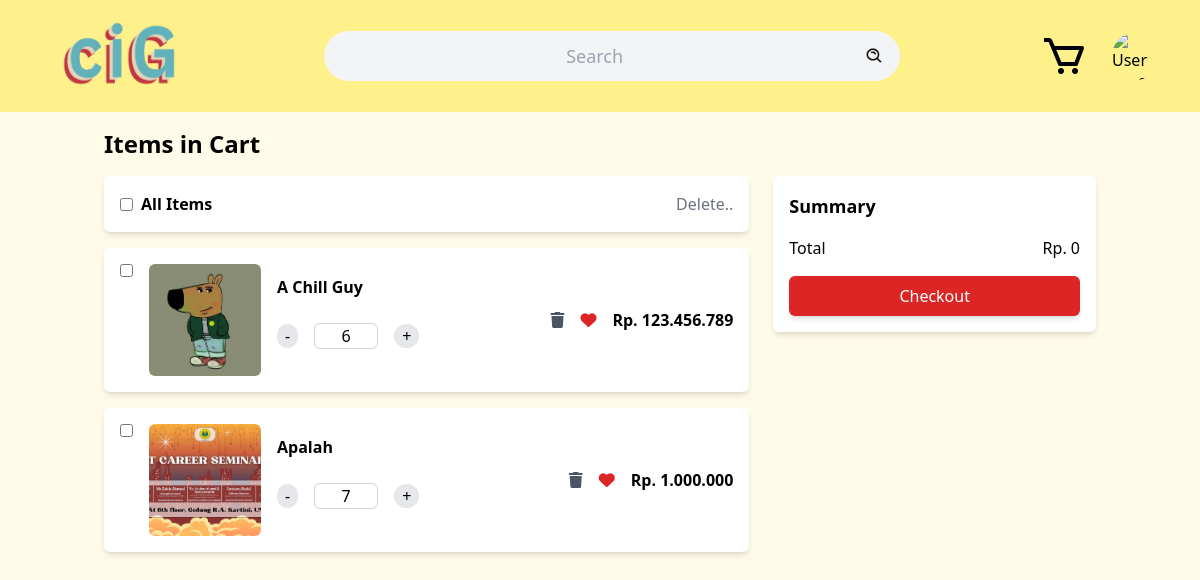
Before: /cart.php (signed in) with the older database file.
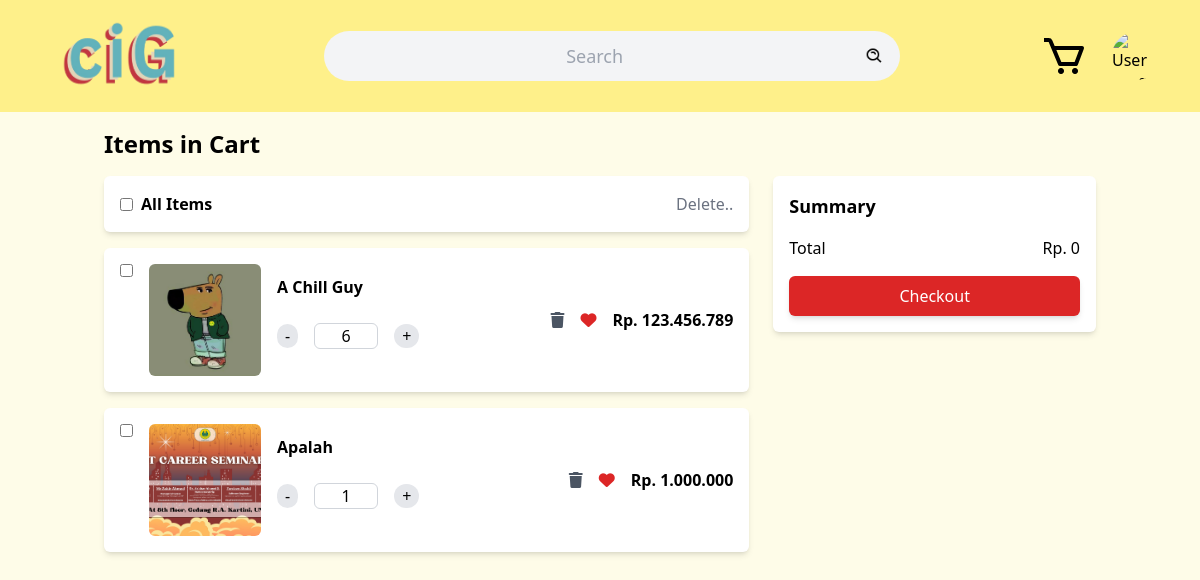
After: the same page with the newer database file.
### tables this page shows
CREATE TABLE IF NOT EXISTS `cart` (
  `ID_cart` int NOT NULL AUTO_INCREMENT,
  `ID_user` int DEFAULT NULL,
  `ID_produk` int DEFAULT NULL,
  `qty` int DEFAULT NULL,
  `total_harga` int DEFAULT NULL,
  `checkorno` enum('checked','unchecked','','') NOT NULL DEFAULT 'unchecked',
  PRIMARY KEY (`ID_cart`),
  KEY `user_cart` (`ID_user`),
  KEY `produk_cart` (`ID_produk`)
);

CREATE TABLE IF NOT EXISTS `produk` (
  `ID_produk` int NOT NULL AUTO_INCREMENT,
  `ID_kategori` int DEFAULT NULL,
  `nama` varchar(500) DEFAULT NULL,
  `deskripsi` varchar(500) DEFAULT NULL,
  `harga` int DEFAULT NULL,
  `foto` varchar(500) NOT NULL,
  `stok` int DEFAULT NULL,
  `terjual` int DEFAULT NULL,
  `waktuditambahkan` date NOT NULL,
  `statusproduk` enum('available','unavailable') NOT NULL DEFAULT 'available',
  `ID_discount` int DEFAULT NULL,
  PRIMARY KEY (`ID_produk`),
  KEY `nama` (`nama`),
  KEY `ID_kategori` (`ID_kategori`),
  KEY `ID_discount` (`ID_discount`)
);

### public/cart.php (the view, shortened to what this page needs)
<?php
require './sess.php';
$iduser = $_SESSION['id'];
$query = "SELECT * FROM cart NATURAL JOIN produk WHERE ID_user = ? AND checkorno = 'unchecked'";
$stmt = $conn->prepare($query);
$stmt->bind_param('i', $iduser);
$stmt->execute();
?>
<!DOCTYPE html>
<html lang="en">
<head>
  <link rel="stylesheet" href="./css/style5.css">
  <link href="https://cdnjs.cloudflare.com/ajax/libs/font-awesome/6.0.0/css/all.min.css" rel="stylesheet">
</head>
<body class="bg-yellow-50 font-sans">
  <div class="bg-yellow-200 sticky top-0 flex justify-between items-center p-4">
    <a href="dashboard.php">
      <img src="./photo/ciG.png" alt="ciGCentral" class="w-32 h-20 ml-10">
    </a>
    <div class="relative flex items-center w-3/4 max-w-xl p-2 mx-auto bg-gray-100 rounded-full">
      <form action="" class="flex items-center w-full">
        <input type="text" name="search" value="<?php if (isset($_GET['search'])) {
          echo $_GET['search'];
        } ?>" placeholder="Search" class="w-full text-lg text-center bg-transparent outline-none">
        <button type="submit" class="p-2"><img src="./photo/search.png" width="20" height="20" alt="Search"></button>
      </form>
    </div>
    <div class="flex items-center space-x-6 mr-6">
      <a href="cart.php">
        <img src="./photo/cart.png" class="w-12 cursor-pointer">
      </a>
      <div class="relative">
        <img src="./photo/<?php echo $_SESSION['fotouser']; ?>" class="w-12 h-12 rounded-full cursor-pointer"
          alt="User profile" id="profileIcon">
      </div>
    </div>
  </div>
  <main class="max-w-5xl mx-auto p-4">
    <h1 class="text-2xl font-bold mb-4">Items in Cart</h1>
    <section class="flex gap-6">
      <div class="w-2/3">
        <div class="bg-white shadow-md rounded-md p-4 mb-4">
          <div class="flex items-center justify-between">
            <label class="flex items-center">
              <input type="checkbox" id="selectAll" class="mr-2">
              <span class="font-semibold">All Items</span>
            </label>
            <button id="deleteSelected" class="text-gray-500">Delete..</button>
          </div>
        </div>
        <?php
        $result = $stmt->get_result();
        $items = $result->fetch_all(MYSQLI_ASSOC);
        foreach ($items as $product => $value) {
          $sr = $product + 1;
          $idprod = $value['ID_produk'];
          $idcart = $value['ID_cart'];
          $stmtwl = $conn->prepare("SELECT * FROM wishlist WHERE ID_user = ? AND ID_produk = ?");
          $stmtwl->bind_param("ii", $iduser, $idprod);
          $stmtwl->execute();
          $resultwl = $stmtwl->get_result();
          $inwl = $resultwl->num_rows > 0;
          echo "
          <div class='bg-white shadow-md rounded-md p-4 flex items-center gap-4 mb-4'>
            <input type='checkbox' class='itemCheckbox self-start' value='$idcart'>
            <input type='hidden' class='idprod' value='$idprod'>
            <input type='hidden' id='iduser' value='$iduser'>
            <img src='./products/$value[foto]' alt='Jacket' class='w-28 h-28 rounded-md object-cover'>
            <div class='flex-1'>
              <h2 class='font-semibold'> $value[nama]</h2>
              <div class='flex items-center mt-2 gap-4 py-4'>
                <button class='bg-gray-200 rounded-full px-2 quantity-button decrease onclick='updateSubtotal();' data-action='decrease''>-</button>
                <input type='number' value='$value[qty]' min=1 max=$value[stok] class='quantity w-16 text-center border border-gray-300 rounded-md no-arrows' oninput='inputQuantity()' >
                <button class='bg-gray-200 rounded-full px-2 quantity-button increase onclick='updateSubtotal();' data-action='increase''>+</button>
              </div>
            </div>
            <div class='text-right flex items-center gap-4'>
              <button id='trashButton$sr' data-product-id='$value[ID_produk]' onclick='deleteCart($value[ID_cart])'>
                <i id='trashIcon$sr' class='fas fa-trash text-gray-600'></i>
              </button>
              <button id='loveButton$sr' data-product-id='$value[ID_produk]' onclick='toggleHeart($value[ID_produk])'>
  <i id='heartIcon$sr' class='" . ($inwl ? 'fas' : 'far') . " fa-heart text-red-600  '></i>
</button>
              <p class='font-semibold price'>Rp. " . number_format($value['harga'], 0, ',', '.') . "<input type='hidden' class='iprice' id='iprice' value='$value[harga]'></p>
            </div>
          </div>";
        } ?>
      </div>
      <div class="w-1/3">
        <div class="bg-white shadow-md rounded-md p-4">
          <h2 class="text-lg font-bold">Summary</h2>
          <div class="flex justify-between items-center mt-4">
            <span>Total</span>
            <span id="totalPrice">Rp. 0</span>
          </div>
          <a>
            <button class="bg-red-600 text-white w-full py-2 mt-4 rounded-md shadow-md hover:bg-red-700">
              Checkout
            </button>
          </a>
        </div>
      </div>
    </section>
  </main>
</body>
</html>

Changed rows visible on the page:
changed cart "Apalah": qty "7" → "1"
